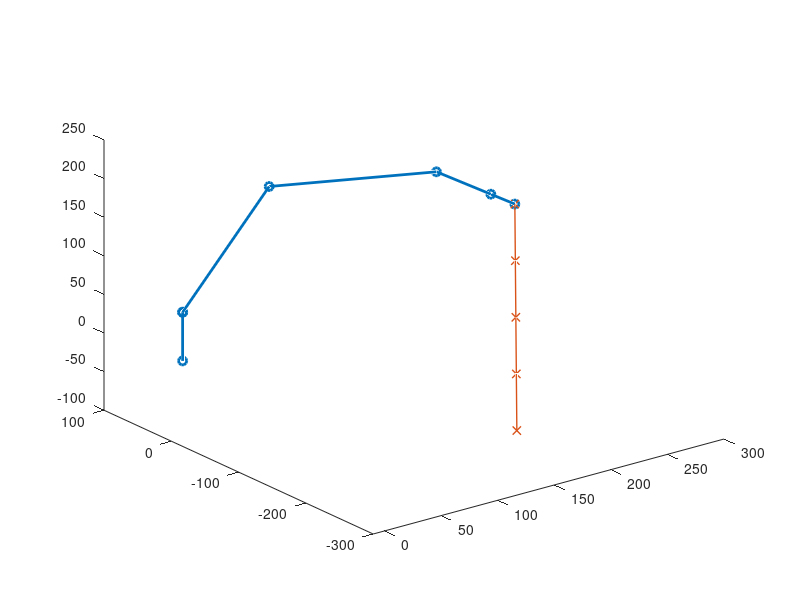

This figure's MATLAB source:
clear all
clc
q1=-60;
q2=20;
q3=-45;
q4=30;
q5=60;

s1=sin(q1*pi/180);
s2=sin(q2*pi/180);
s3=sin(q3*pi/180);
s4=sin(q4*pi/180);
s5=sin(q5*pi/180);
c1=cos(q1*pi/180);
c2=cos(q2*pi/180);
c3=cos(q3*pi/180);
c4=cos(q4*pi/180);
c5=cos(q5*pi/180);
T01=[c1,-s1,0,0;
    s1,c1,0,0;
    0,0,1,63;
    0,0,0,1];
T12=[c2,-s2,0,0;
    0,0,-1,0;
    s2,c2,0,0;
    0,0,0,1];
T23=[c3,-s3,0,153;
    s3,c3,0,0;
    0,0,1,0;
    0,0,0,1];
T34=[c4,-s4,0,153;
    s4,c4,0,0;
    0,0,1,0;
    0,0,0,1];
T45=[c5,-s5,0,0;
    0,0,-1,-68;
    s5,c5,0,0;
    0,0,0,1];
T56=[1,0,0,0;
    0,1,0,0;
    0,0,1,30;
    0,0,0,1];
T06=T01*T12*T23*T34*T45*T56;
T02=T01*T12;
T03=T01*T12*T23;
T04=T01*T12*T23*T34;
T05=T01*T12*T23*T34*T45;
Point=[0,0,0;
    T01(1,4),T01(2,4),T01(3,4);
    T02(1,4),T02(2,4),T02(3,4);
    T03(1,4),T03(2,4),T03(3,4);
    T04(1,4),T04(2,4),T04(3,4);
    T05(1,4),T05(2,4),T05(3,4);
    T06(1,4),T06(2,4),T06(3,4)];
plot3(Point(:,1),Point(:,2),Point(:,3),'o-','LineWidth',2);
axis([-10 300 -300 200 -100 250]);
T1=T06;

q1=-0;
q2=60;
q3=-75;
q4=60;
q5=60;

s1=sin(q1*pi/180);
s2=sin(q2*pi/180);
s3=sin(q3*pi/180);
s4=sin(q4*pi/180);
s5=sin(q5*pi/180);
c1=cos(q1*pi/180);
c2=cos(q2*pi/180);
c3=cos(q3*pi/180);
c4=cos(q4*pi/180);
c5=cos(q5*pi/180);
T01=[c1,-s1,0,0;
    s1,c1,0,0;
    0,0,1,63;
    0,0,0,1];
T12=[c2,-s2,0,0;
    0,0,-1,0;
    s2,c2,0,0;
    0,0,0,1];
T23=[c3,-s3,0,153;
    s3,c3,0,0;
    0,0,1,0;
    0,0,0,1];
T34=[c4,-s4,0,153;
    s4,c4,0,0;
    0,0,1,0;
    0,0,0,1];
T45=[c5,-s5,0,0;
    0,0,-1,-68;
    s5,c5,0,0;
    0,0,0,1];
T56=[1,0,0,0;
    0,1,0,0;
    0,0,1,30;
    0,0,0,1];
T06=T01*T12*T23*T34*T45*T56;
T02=T01*T12;
T03=T01*T12*T23;
T04=T01*T12*T23*T34;
T05=T01*T12*T23*T34*T45;
Point=[0,0,0;
    T01(1,4),T01(2,4),T01(3,4);
    T02(1,4),T02(2,4),T02(3,4);
    T03(1,4),T03(2,4),T03(3,4);
    T04(1,4),T04(2,4),T04(3,4);
    T05(1,4),T05(2,4),T05(3,4);
    T06(1,4),T06(2,4),T06(3,4)];
plot3(Point(:,1),Point(:,2),Point(:,3),'o-','LineWidth',2);
hold on
T2=T06;

T3=(T2-T1)/4+T1;
T4=(T1+T2)/2;
T5=3*(T2-T1)/4+T1;

x = zeros;
y = zeros;
z = zeros;

x(1,1)=T1(1,4);
y(1,1)=T1(2,4);
z(1,1)=T1(3,4);
 
x(1,2)=T3(1,4);
y(1,2)=T3(2,4);
z(1,2)=T3(3,4);

x(1,3)=T4(1,4);
y(1,3)=T4(2,4);
z(1,3)=T4(3,4);

x(1,4)=T5(1,4);
y(1,4)=T5(2,4);
z(1,4)=T5(3,4);

x(1,5)=T2(1,4);
y(1,5)=T2(2,4);
z(1,5)=T2(3,4);

plot3(x,y,z,'x-','LineWidth',1);
axis([-10 300 -300 100 -100 250]);